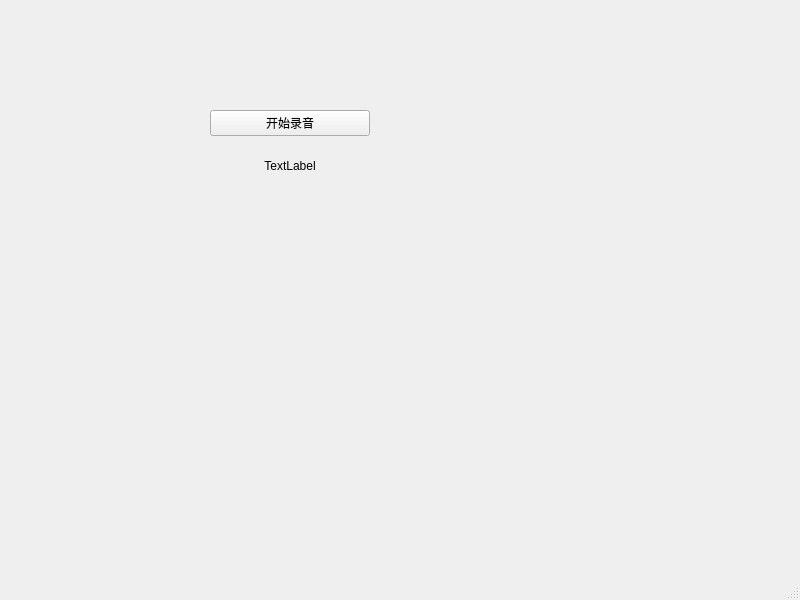
<?xml version="1.0" encoding="UTF-8"?>
<ui version="4.0">
 <class>MainWindow</class>
 <widget class="QMainWindow" name="MainWindow">
  <property name="geometry">
   <rect>
    <x>0</x>
    <y>0</y>
    <width>800</width>
    <height>600</height>
   </rect>
  </property>
  <property name="windowTitle">
   <string>MainWindow</string>
  </property>
  <widget class="QWidget" name="centralwidget">
   <widget class="QWidget" name="verticalLayoutWidget">
    <property name="geometry">
     <rect>
      <x>210</x>
      <y>110</y>
      <width>160</width>
      <height>80</height>
     </rect>
    </property>
    <layout class="QVBoxLayout" name="verticalLayout">
     <item>
      <widget class="QPushButton" name="recordAudioBtn">
       <property name="text">
        <string>开始录音</string>
       </property>
      </widget>
     </item>
     <item>
      <widget class="QLabel" name="timeLabel">
       <property name="text">
        <string>TextLabel</string>
       </property>
       <property name="alignment">
        <set>Qt::AlignCenter</set>
       </property>
      </widget>
     </item>
    </layout>
   </widget>
  </widget>
  <widget class="QMenuBar" name="menubar">
   <property name="geometry">
    <rect>
     <x>0</x>
     <y>0</y>
     <width>800</width>
     <height>29</height>
    </rect>
   </property>
  </widget>
  <widget class="QStatusBar" name="statusbar"/>
 </widget>
 <resources/>
 <connections/>
</ui>
